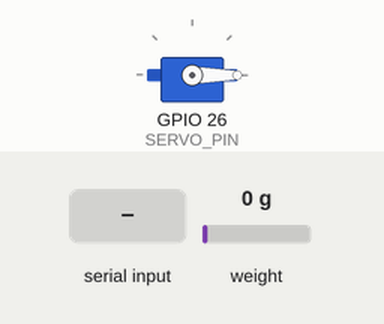
This sketch was run on a simulated ESP32. Shown: servo. The test bench sets the inputs (shaded band); at power-on: weight on the scale 0 g. What the sketch prints to the serial monitor is not drawn.

Above: at 5.2 s.
5.3 s: "o" received over Serial
At 7.0 s:
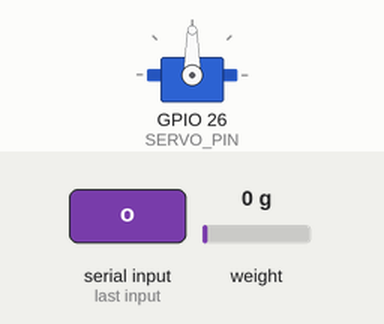
7.5 s: "c" received over Serial
At 8.6 s:
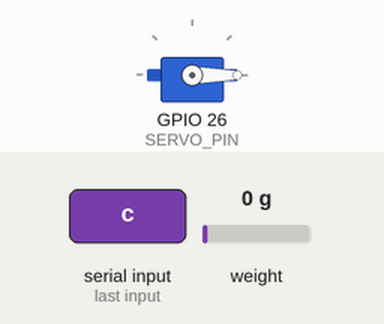
Timing chart, 0 to 10.5 s (numbered marks = the images above; inputs shaded):
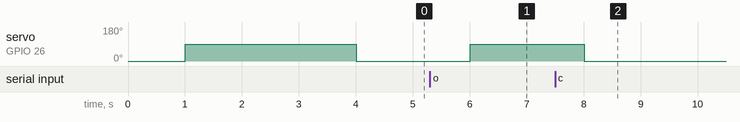

The sketch:

loadcell_servo_test.ino
```cpp
/**********************************************************************
 *  ESP32 DevKitC  +  HX711 + 500 g Load Cell  +  MG995 Servo
 *  ─ 핀 배치  ──────────────────────────────────────────────
 *    HX711 DT      → GPIO 19
 *         SCK      → GPIO 18
 *    Servo Signal  → GPIO 26        (MG995 갈색=GND,  빨강=5.5 V)
 *    모든 GND       → 공통(브레드보드 GND 레일)
 *  ─ 전원 ────────────────────────────────────────────────
 *    ESP32 : USB-5 V → 3.3 V LDO
 *    Servo : AA × 6 → MP1584EN ↓ 5.5 V → 콘덴서 1000 µF → MG995
 *********************************************************************/
 #include <ESP32Servo.h>
#include "HX711.h"

/* ───── 서보 파라미터 ───── */
const int   SERVO_PIN    = 26;
const int   CLOSE_ANGLE  = 0;    // 닫힘
const int   OPEN_ANGLE   = 90;   // 열림
Servo feeder;

/* ───── HX711 파라미터 ──── */
const int   HX_DOUT_PIN  = 19;
const int   HX_SCK_PIN   = 18;
HX711 scale;
const float CAL_FACTOR   = 3362.9;   // ← 본인 로드셀 교정값

/* ───── 유틸 ───── */
float getWeight(uint8_t n = 10) { return scale.get_units(n); }

void setup() {
  Serial.begin(115200);
  Serial.println("\n=== 자동 급식기 하드웨어 셀프-테스트 시작 ===");

  /* 1) 서보 초기화 */
  feeder.setPeriodHertz(50);      // MG995: 20 ms(50 Hz)
  feeder.attach(SERVO_PIN);
  feeder.write(CLOSE_ANGLE);
  Serial.println("Servo READY (닫힘 각도)");

  /* 2) HX711 초기화 */
  scale.begin(HX_DOUT_PIN, HX_SCK_PIN);
  scale.set_scale(CAL_FACTOR);    // g 단위로 변환
  scale.tare();                   // 0 점
  Serial.println("HX711 READY (tare 완료)");

  /* 3) 자동 동작 데모 */
  Serial.println("\n--- 데모: 서보 열기 → 3 초 → 닫기 ---");
  feeder.write(OPEN_ANGLE);
  delay(3000);
  feeder.write(CLOSE_ANGLE);
  Serial.println("데모 완료. 명령 대기 중…\n"
                 "  [o] 열기  [c] 닫기  [w] 무게 읽기  [h] 도움말");
}

void loop() {
  /* 시리얼 문자 명령 처리 */
  if (Serial.available()) {
    char cmd = Serial.read();
    switch (cmd) {
      case 'o':  // open
        feeder.write(OPEN_ANGLE);
        Serial.println("→ 서보: OPEN");
        break;
      case 'c':  // close
        feeder.write(CLOSE_ANGLE);
        Serial.println("→ 서보: CLOSE");
        break;
      case 'w':  // weight
        Serial.printf("현재 무게 = %.2f g\n", getWeight());
        break;
      case 'h':
      default:
        Serial.println("[o] 열기  [c] 닫기  [w] 무게읽기");
        break;
    }
  }

  /* 1 초마다 상태 로그 (무게 + 서보 각도) */
  static unsigned long tPrev = 0;
  if (millis() - tPrev >= 1000) {
    tPrev = millis();
    Serial.printf("상태 | 무게: %.2f g  | 서보각: %d°\n",
                  getWeight(), feeder.read());
  }
}
```

Measured:
- after the input at 5.3 s, servo on GPIO 26 (SERVO_PIN): 0° → 90° after 0.71 s
- after the input at 7.5 s, servo on GPIO 26 (SERVO_PIN): 90° → 0° after 0.51 s
